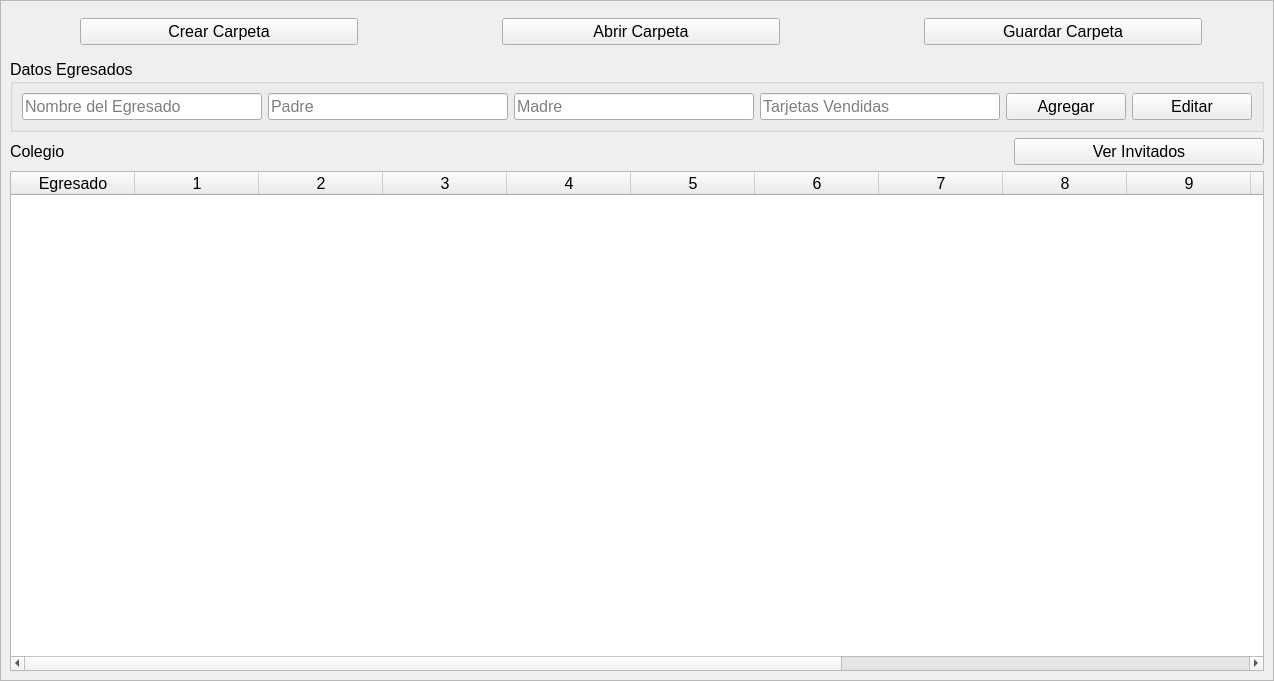
<?xml version="1.0" encoding="UTF-8"?>
<ui version="4.0">
 <class>MainWindow</class>
 <widget class="QMainWindow" name="MainWindow">
  <property name="geometry">
   <rect>
    <x>0</x>
    <y>0</y>
    <width>1274</width>
    <height>681</height>
   </rect>
  </property>
  <property name="windowTitle">
   <string>MainWindow</string>
  </property>
  <property name="windowIcon">
   <iconset resource="../img/img.qrc">
    <normaloff>:/imga/lista.png</normaloff>:/imga/lista.png</iconset>
  </property>
  <widget class="QWidget" name="centralwidget">
   <property name="locale">
    <locale language="Spanish" country="Argentina"/>
   </property>
   <layout class="QVBoxLayout" name="verticalLayout">
    <property name="leftMargin">
     <number>0</number>
    </property>
    <property name="topMargin">
     <number>0</number>
    </property>
    <property name="rightMargin">
     <number>0</number>
    </property>
    <property name="bottomMargin">
     <number>0</number>
    </property>
    <item>
     <widget class="QFrame" name="frame">
      <property name="frameShape">
       <enum>QFrame::StyledPanel</enum>
      </property>
      <property name="frameShadow">
       <enum>QFrame::Raised</enum>
      </property>
      <layout class="QVBoxLayout" name="verticalLayout_2">
       <item>
        <layout class="QHBoxLayout" name="horizontalLayout_3" stretch="0,0,0">
         <property name="spacing">
          <number>20</number>
         </property>
         <property name="leftMargin">
          <number>8</number>
         </property>
         <property name="topMargin">
          <number>8</number>
         </property>
         <property name="rightMargin">
          <number>0</number>
         </property>
         <property name="bottomMargin">
          <number>8</number>
         </property>
         <item>
          <layout class="QHBoxLayout" name="horizontalLayout_6" stretch="2,9,2">
           <item>
            <spacer name="horizontalSpacer_2">
             <property name="orientation">
              <enum>Qt::Horizontal</enum>
             </property>
             <property name="sizeHint" stdset="0">
              <size>
               <width>40</width>
               <height>20</height>
              </size>
             </property>
            </spacer>
           </item>
           <item>
            <widget class="QPushButton" name="crearCarpeta">
             <property name="sizePolicy">
              <sizepolicy hsizetype="Minimum" vsizetype="Fixed">
               <horstretch>0</horstretch>
               <verstretch>0</verstretch>
              </sizepolicy>
             </property>
             <property name="font">
              <font>
               <pointsize>12</pointsize>
              </font>
             </property>
             <property name="text">
              <string notr="true">Crear Carpeta</string>
             </property>
             <property name="icon">
              <iconset>
               <normaloff>../img/nuevacarpeta.png</normaloff>../img/nuevacarpeta.png</iconset>
             </property>
             <property name="iconSize">
              <size>
               <width>45</width>
               <height>50</height>
              </size>
             </property>
             <property name="checkable">
              <bool>false</bool>
             </property>
             <property name="autoRepeat">
              <bool>false</bool>
             </property>
            </widget>
           </item>
           <item>
            <spacer name="horizontalSpacer_3">
             <property name="orientation">
              <enum>Qt::Horizontal</enum>
             </property>
             <property name="sizeHint" stdset="0">
              <size>
               <width>40</width>
               <height>20</height>
              </size>
             </property>
            </spacer>
           </item>
          </layout>
         </item>
         <item>
          <layout class="QHBoxLayout" name="horizontalLayout_5" stretch="2,9,2">
           <item>
            <spacer name="horizontalSpacer_4">
             <property name="orientation">
              <enum>Qt::Horizontal</enum>
             </property>
             <property name="sizeHint" stdset="0">
              <size>
               <width>40</width>
               <height>20</height>
              </size>
             </property>
            </spacer>
           </item>
           <item>
            <widget class="QPushButton" name="abrirCarpeta">
             <property name="sizePolicy">
              <sizepolicy hsizetype="Minimum" vsizetype="Fixed">
               <horstretch>0</horstretch>
               <verstretch>0</verstretch>
              </sizepolicy>
             </property>
             <property name="font">
              <font>
               <pointsize>12</pointsize>
              </font>
             </property>
             <property name="text">
              <string>Abrir Carpeta</string>
             </property>
             <property name="icon">
              <iconset>
               <normaloff>../img/abrircarpeta.png</normaloff>../img/abrircarpeta.png</iconset>
             </property>
             <property name="iconSize">
              <size>
               <width>45</width>
               <height>50</height>
              </size>
             </property>
            </widget>
           </item>
           <item>
            <spacer name="horizontalSpacer_5">
             <property name="orientation">
              <enum>Qt::Horizontal</enum>
             </property>
             <property name="sizeHint" stdset="0">
              <size>
               <width>40</width>
               <height>20</height>
              </size>
             </property>
            </spacer>
           </item>
          </layout>
         </item>
         <item>
          <layout class="QHBoxLayout" name="horizontalLayout_4" stretch="2,9,2">
           <item>
            <spacer name="horizontalSpacer">
             <property name="orientation">
              <enum>Qt::Horizontal</enum>
             </property>
             <property name="sizeHint" stdset="0">
              <size>
               <width>40</width>
               <height>20</height>
              </size>
             </property>
            </spacer>
           </item>
           <item>
            <widget class="QPushButton" name="guardar">
             <property name="sizePolicy">
              <sizepolicy hsizetype="Minimum" vsizetype="Fixed">
               <horstretch>0</horstretch>
               <verstretch>0</verstretch>
              </sizepolicy>
             </property>
             <property name="font">
              <font>
               <pointsize>12</pointsize>
              </font>
             </property>
             <property name="text">
              <string>Guardar Carpeta</string>
             </property>
             <property name="icon">
              <iconset>
               <normaloff>../img/guardarcarpeta.png</normaloff>../img/guardarcarpeta.png</iconset>
             </property>
             <property name="iconSize">
              <size>
               <width>45</width>
               <height>50</height>
              </size>
             </property>
            </widget>
           </item>
           <item>
            <spacer name="horizontalSpacer_6">
             <property name="orientation">
              <enum>Qt::Horizontal</enum>
             </property>
             <property name="sizeHint" stdset="0">
              <size>
               <width>40</width>
               <height>20</height>
              </size>
             </property>
            </spacer>
           </item>
          </layout>
         </item>
        </layout>
       </item>
       <item>
        <layout class="QHBoxLayout" name="horizontalLayout">
         <item>
          <widget class="QGroupBox" name="groupBox">
           <property name="font">
            <font>
             <pointsize>12</pointsize>
            </font>
           </property>
           <property name="title">
            <string>Datos Egresados</string>
           </property>
           <layout class="QHBoxLayout" name="horizontalLayout_2" stretch="2,2,2,2,1,1">
            <item>
             <widget class="QLineEdit" name="nombre">
              <property name="inputMask">
               <string/>
              </property>
              <property name="placeholderText">
               <string>Nombre del Egresado</string>
              </property>
             </widget>
            </item>
            <item>
             <widget class="QLineEdit" name="padre">
              <property name="text">
               <string/>
              </property>
              <property name="placeholderText">
               <string>Padre</string>
              </property>
             </widget>
            </item>
            <item>
             <widget class="QLineEdit" name="madre">
              <property name="layoutDirection">
               <enum>Qt::RightToLeft</enum>
              </property>
              <property name="text">
               <string/>
              </property>
              <property name="placeholderText">
               <string>Madre</string>
              </property>
             </widget>
            </item>
            <item>
             <widget class="QLineEdit" name="tarjetas">
              <property name="placeholderText">
               <string>Tarjetas Vendidas</string>
              </property>
             </widget>
            </item>
            <item>
             <widget class="QPushButton" name="agregarBoton">
              <property name="text">
               <string>Agregar</string>
              </property>
             </widget>
            </item>
            <item>
             <widget class="QPushButton" name="editarBoton">
              <property name="text">
               <string>Editar</string>
              </property>
             </widget>
            </item>
           </layout>
          </widget>
         </item>
        </layout>
       </item>
       <item>
        <layout class="QVBoxLayout" name="verticalLayout_3">
         <item>
          <layout class="QHBoxLayout" name="horizontalLayout_8" stretch="8,2">
           <item>
            <widget class="QLabel" name="nombreColegio">
             <property name="font">
              <font>
               <pointsize>12</pointsize>
              </font>
             </property>
             <property name="text">
              <string>Colegio</string>
             </property>
            </widget>
           </item>
           <item>
            <widget class="QPushButton" name="verInvitados">
             <property name="font">
              <font>
               <pointsize>12</pointsize>
              </font>
             </property>
             <property name="text">
              <string>Ver Invitados</string>
             </property>
            </widget>
           </item>
          </layout>
         </item>
         <item>
          <widget class="QTableWidget" name="tabla_egresados">
           <property name="enabled">
            <bool>true</bool>
           </property>
           <property name="font">
            <font>
             <pointsize>12</pointsize>
            </font>
           </property>
           <property name="autoFillBackground">
            <bool>false</bool>
           </property>
           <property name="alternatingRowColors">
            <bool>true</bool>
           </property>
           <attribute name="horizontalHeaderVisible">
            <bool>true</bool>
           </attribute>
           <attribute name="horizontalHeaderCascadingSectionResizes">
            <bool>false</bool>
           </attribute>
           <attribute name="horizontalHeaderDefaultSectionSize">
            <number>124</number>
           </attribute>
           <attribute name="horizontalHeaderHighlightSections">
            <bool>false</bool>
           </attribute>
           <attribute name="horizontalHeaderShowSortIndicator" stdset="0">
            <bool>false</bool>
           </attribute>
           <attribute name="horizontalHeaderStretchLastSection">
            <bool>true</bool>
           </attribute>
           <attribute name="verticalHeaderStretchLastSection">
            <bool>false</bool>
           </attribute>
           <column>
            <property name="text">
             <string>Egresado</string>
            </property>
           </column>
           <column>
            <property name="text">
             <string>1</string>
            </property>
            <property name="textAlignment">
             <set>AlignCenter</set>
            </property>
           </column>
           <column>
            <property name="text">
             <string>2</string>
            </property>
           </column>
           <column>
            <property name="text">
             <string>3</string>
            </property>
           </column>
           <column>
            <property name="text">
             <string>4</string>
            </property>
           </column>
           <column>
            <property name="text">
             <string>5</string>
            </property>
           </column>
           <column>
            <property name="text">
             <string>6</string>
            </property>
           </column>
           <column>
            <property name="text">
             <string>7</string>
            </property>
           </column>
           <column>
            <property name="text">
             <string>8</string>
            </property>
           </column>
           <column>
            <property name="text">
             <string>9</string>
            </property>
           </column>
           <column>
            <property name="text">
             <string>10</string>
            </property>
           </column>
           <column>
            <property name="text">
             <string>11</string>
            </property>
           </column>
           <column>
            <property name="text">
             <string>12</string>
            </property>
           </column>
           <column>
            <property name="text">
             <string>Padres/Tutores</string>
            </property>
           </column>
           <column>
            <property name="text">
             <string>Tarjetas</string>
            </property>
            <property name="textAlignment">
             <set>AlignCenter</set>
            </property>
           </column>
          </widget>
         </item>
        </layout>
       </item>
      </layout>
     </widget>
    </item>
   </layout>
  </widget>
 </widget>
 <resources>
  <include location="../img/img.qrc"/>
 </resources>
 <connections/>
</ui>
